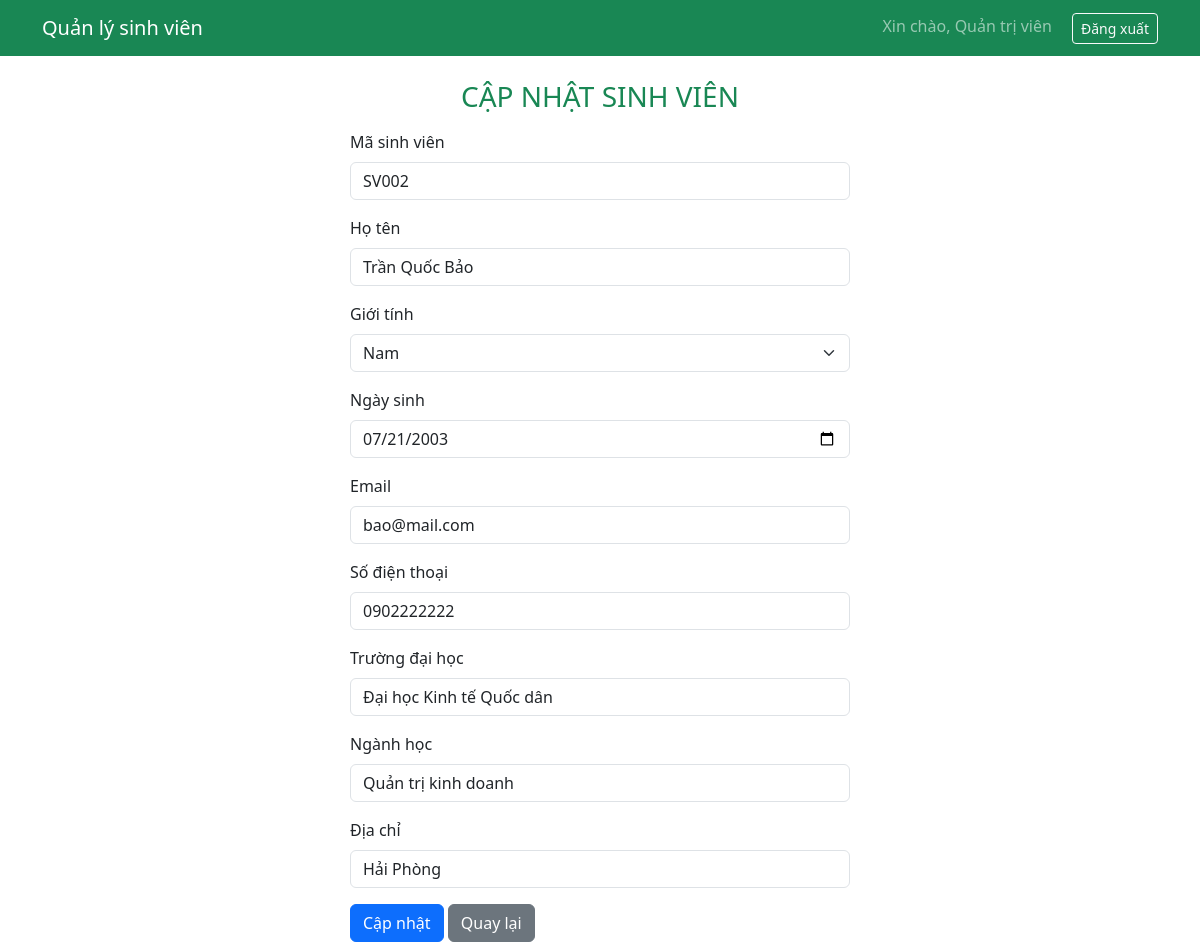
/public/index.php?controller=editStudent&id=2 (signed in), run on the app's committed database.
### tables this page shows
CREATE TABLE students (
    id INT AUTO_INCREMENT PRIMARY KEY,
    code VARCHAR(20) NOT NULL UNIQUE,    
    name VARCHAR(100) NOT NULL,          
    gender TINYINT NOT NULL DEFAULT 1,   
    birthday DATE NULL,
    email VARCHAR(100),
    phone VARCHAR(20),
    university VARCHAR(150),             
    major VARCHAR(100),                  
    address VARCHAR(255)
);

### app/services/StudentService.php (called while the page is built, shortened)
<?php
require_once APP_ROOT . '/app/models/Student.php';
class StudentService
{
    private function makeStudent($row)
    {
        return new Student(
            $row['id'],
            $row['code'],
            $row['name'],
            $row['gender'],
            $row['birthday'],
            $row['email'],
            $row['phone'],
            $row['university'],
            $row['major'],
            $row['address']
        );
    }
    public function getStudentById($id)
    {
        $dbConnection = new DBConnection();
        $conn = $dbConnection->getConnection();
        $sql = "SELECT * FROM students WHERE id = ?";
        $stmt = $conn->prepare($sql);
        $stmt->execute([$id]);
        $row = $stmt->fetch();
        if ($row) {
            return $this->makeStudent($row);
        }
        return null;
    }
}

### app/models/Student.php (called while the page is built, shortened)
<?php
class Student
{
    private $id;
    private $code;
    private $name;
    private $gender;
    private $birthday;
    private $email;
    private $phone;
    private $university;
    private $major;
    private $address;
    public function __construct($id, $code, $name, $gender, $birthday, $email, $phone, $university, $major, $address)
    {
        $this->id = $id;
        $this->code = $code;
        $this->name = $name;
        $this->gender = $gender;
        $this->birthday = $birthday;
        $this->email = $email;
        $this->phone = $phone;
        $this->university = $university;
        $this->major = $major;
        $this->address = $address;
    }
    public function getId() { return $this->id; }
    public function getCode() { return $this->code; }
    public function getName() { return $this->name; }
    public function getGender() { return $this->gender; }
    public function getBirthday() { return $this->birthday; }
    public function getEmail() { return $this->email; }
    public function getPhone() { return $this->phone; }
    public function getUniversity() { return $this->university; }
    public function getMajor() { return $this->major; }
    public function getAddress() { return $this->address; }
}

### app/views/student/edit.php (the view, shortened to what this page needs)
<?php include APP_ROOT . '/app/views/layout/header.php'; ?>
<h3 class="text-center text-uppercase text-success mb-3">Cập nhật sinh viên</h3>
<form action="?controller=editStudent&id=<?= $student->getId() ?>" method="post" style="max-width: 500px; margin: auto;">
    <div class="mb-3">
        <label class="form-label">Mã sinh viên</label>
        <input type="text" class="form-control" name="code" value="<?= $student->getCode() ?>" required>
    </div>
    <div class="mb-3">
        <label class="form-label">Họ tên</label>
        <input type="text" class="form-control" name="name" value="<?= $student->getName() ?>" required>
    </div>
    <div class="mb-3">
        <label class="form-label">Giới tính</label>
        <select class="form-select" name="gender">
            <option value="1" <?= $student->getGender() == 1 ? 'selected' : '' ?>>Nam</option>
        </select>
    </div>
    <div class="mb-3">
        <label class="form-label">Ngày sinh</label>
        <input type="date" class="form-control" name="birthday" value="<?= $student->getBirthday() ?>">
    </div>
    <div class="mb-3">
        <label class="form-label">Email</label>
        <input type="email" class="form-control" name="email" value="<?= $student->getEmail() ?>">
    </div>
    <div class="mb-3">
        <label class="form-label">Số điện thoại</label>
        <input type="text" class="form-control" name="phone" value="<?= $student->getPhone() ?>">
    </div>
    <div class="mb-3">
        <label class="form-label">Trường đại học</label>
        <input type="text" class="form-control" name="university" value="<?= $student->getUniversity() ?>" required>
    </div>
    <div class="mb-3">
        <label class="form-label">Ngành học</label>
        <input type="text" class="form-control" name="major" value="<?= $student->getMajor() ?>">
    </div>
    <div class="mb-3">
        <label class="form-label">Địa chỉ</label>
        <input type="text" class="form-control" name="address" value="<?= $student->getAddress() ?>">
    </div>
    <button type="submit" class="btn btn-primary" name="btn_update">Cập nhật</button>
    <a href="?controller=home" class="btn btn-secondary">Quay lại</a>
</form>
<?php include APP_ROOT . '/app/views/layout/footer.php'; ?>

### data on the page
students: code "SV002", name "Trần Quốc Bảo", gender "Nam", birthday "07/21/2003", email "bao@mail.com", phone "0902222222", university "Đại học Kinh tế Quốc dân", major "Quản trị kinh doanh", address "Hải Phòng"

### other printed values
$_SESSION['user'] "Quản trị viên"
